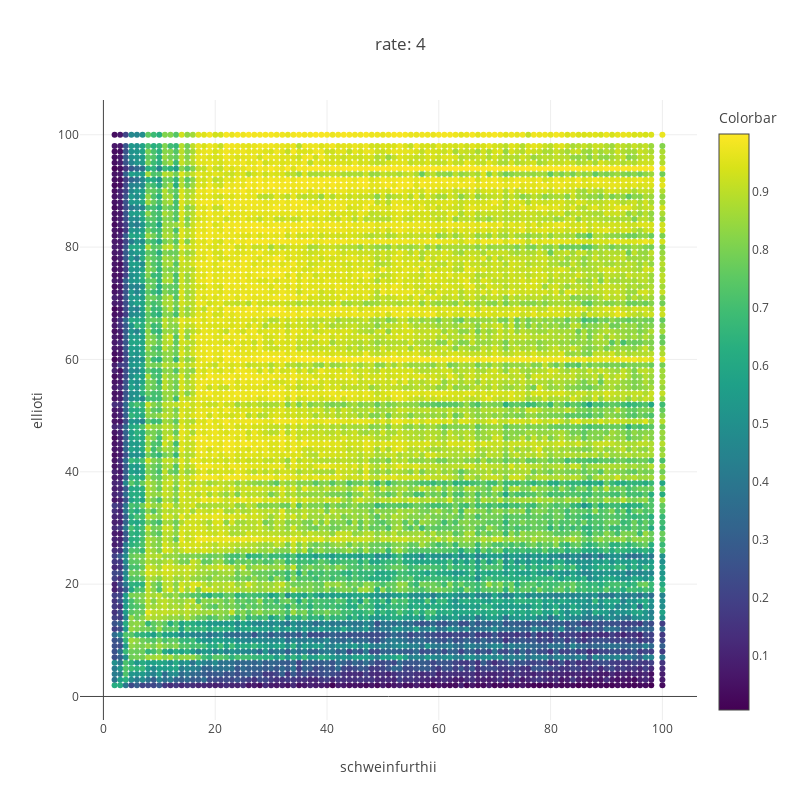

The cell this chart's notebook holds for it:
### Code cell
def plot_power(rate_stats,rate= 2,func_select= np.nanmean):
    bi_select= list(rate_stats.keys())
    props= [(*bi,func_select(rate_stats[bi][rate]['pval'])) for bi in bi_select]
    props= np.array(props)


    fig= [go.Scatter(
        x= props[:,0],
        y= props[:,1],
        mode= 'markers',
        marker= {
            'color': props[:,2],
            "colorbar": dict(
                title="Colorbar"
            ),
            'colorscale': 'Viridis',
                'line': {'width': 0},
                'size':6,
                'symbol': 'circle',
            "opacity": 1
        }
    )]

    layout= go.Layout(
        title= 'rate: {}'.format(rate),
        xaxis= dict(
            title= comb_select[0]
        ),
        yaxis= dict(
            title= comb_select[1]
        ),
        height= 800,
        width= 800
    )

    Figure= go.Figure(data= fig,layout= layout)

    iplot(Figure)

rate= 4
plot_power(rate_stats,rate= rate)

### Figure 1 — Plotly figure (JSON) as saved in the notebook; plotly's stock layout.template omitted (floating-point values rounded to 4 significant figures; data arrays with more than 128 entries replaced by an {"elided": "..."} marker saying what was removed)
{"data": [{"marker": {"color": {"elided": "9604 float values"}, "colorbar": {"title": {"text": "Colorbar"}}, "colorscale": "Viridis", "line": {"width": 0}, "opacity": 1, "size": 6, "symbol": "circle"}, "mode": "markers", "type": "scatter", "uid": "66d00f84-4d62-49fa-934d-6e5adc4085db", "x": {"elided": "9604 int values"}, "y": {"elided": "9604 int values"}}], "layout": {"height": 800, "title": {"text": "rate: 4"}, "width": 800, "xaxis": {"title": {"text": "schweinfurthii"}}, "yaxis": {"title": {"text": "ellioti"}}}}
